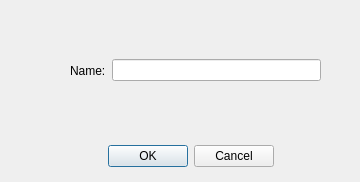
<?xml version="1.0" encoding="UTF-8"?>
<ui version="4.0">
 <class>newAsset</class>
 <widget class="QDialog" name="newAsset">
  <property name="geometry">
   <rect>
    <x>0</x>
    <y>0</y>
    <width>360</width>
    <height>182</height>
   </rect>
  </property>
  <property name="windowTitle">
   <string>New Asset</string>
  </property>
  <widget class="QDialogButtonBox" name="buttonBox">
   <property name="geometry">
    <rect>
     <x>20</x>
     <y>140</y>
     <width>341</width>
     <height>32</height>
    </rect>
   </property>
   <property name="autoFillBackground">
    <bool>false</bool>
   </property>
   <property name="orientation">
    <enum>Qt::Horizontal</enum>
   </property>
   <property name="standardButtons">
    <set>QDialogButtonBox::Cancel|QDialogButtonBox::Ok</set>
   </property>
   <property name="centerButtons">
    <bool>true</bool>
   </property>
  </widget>
  <widget class="QWidget" name="horizontalLayoutWidget_2">
   <property name="geometry">
    <rect>
     <x>70</x>
     <y>50</y>
     <width>251</width>
     <height>41</height>
    </rect>
   </property>
   <layout class="QHBoxLayout" name="horizontalLayout_3">
    <item>
     <widget class="QLabel" name="label_2">
      <property name="text">
       <string>Name:</string>
      </property>
     </widget>
    </item>
    <item>
     <widget class="QLineEdit" name="nameBox"/>
    </item>
   </layout>
  </widget>
 </widget>
 <resources/>
 <connections>
  <connection>
   <sender>buttonBox</sender>
   <signal>accepted()</signal>
   <receiver>newAsset</receiver>
   <slot>accept()</slot>
   <hints>
    <hint type="sourcelabel">
     <x>248</x>
     <y>254</y>
    </hint>
    <hint type="destinationlabel">
     <x>157</x>
     <y>274</y>
    </hint>
   </hints>
  </connection>
  <connection>
   <sender>buttonBox</sender>
   <signal>rejected()</signal>
   <receiver>newAsset</receiver>
   <slot>reject()</slot>
   <hints>
    <hint type="sourcelabel">
     <x>316</x>
     <y>260</y>
    </hint>
    <hint type="destinationlabel">
     <x>286</x>
     <y>274</y>
    </hint>
   </hints>
  </connection>
 </connections>
</ui>
